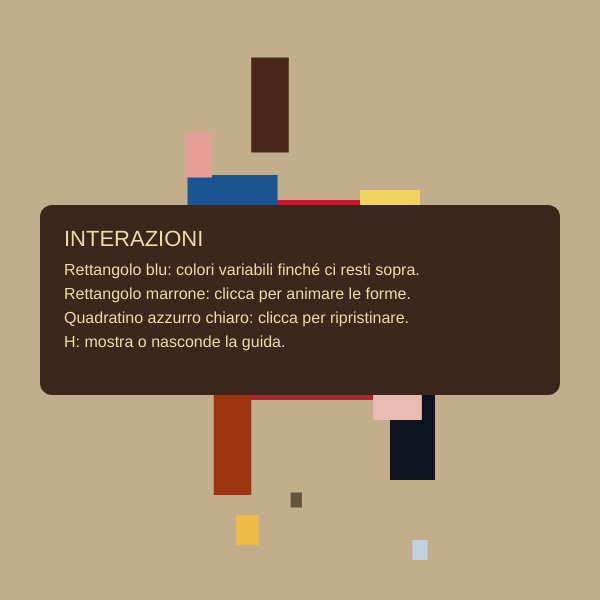
Frame 1 (no input)
Frame 60 (no input): identical to frame 1, image omitted
Frame 120 (the mouse pressed at the canvas centre since frame 60): identical to frame 1, image omitted

The p5.js sketch that drew this single still picture (run headless with seeded random() and noise() and a simulated clock; from frame 60 on, the mouse is pressed at the canvas centre):

// p5.js sketch
// ── sketch.js
// Quadro: Wassily Kandinsky, "13 rettangoli", 1930
// Fonte: https://www.meisterdrucke.it/stampe-d-arte/Wassily-Kandinsky/684131/13-rettangoli.html
// Regola cromatica rigorosa in HSB. Variabili globali dichiarate correttamente all'inizio,
//   movimenti e variazioni dimensionali controllati tramite click sul marrone, e hitbox 
//   del pulsante di reset perfettamente calibrata sulle dimensioni effettive (20x20).

// --- VARIABILI GLOBALI E PARAMETRI ---
let canvasWidth = 600;
let canvasHeight = 600;
let referenceCanvasWidth = 800;
let horizontalScale = canvasWidth / referenceCanvasWidth;

let showInteractionGuide = true;
let interactionGuideWidth = 520;
let interactionGuideHeight = 190;
let interactionGuidePadding = 24;
let interactionGuideTitleSize = 22;
let interactionGuideTextSize = 16;
let interactionGuideLineHeight = 24;
let interactionGuideToggleKey = 'h';

// Fattore di interazione: sale molto lentamente (sul blu), scende rapidamente (quando esci)
let interactionFactor = 0;
let maximumColorVariationMultiplier = 3.5;
let colorVariationMultiplier = 1;

// Valori target e correnti per ogni figura per un'evoluzione cromatica morbida e coerente
let targetShiftRed = 0, currentShiftRed = 0;
let targetShiftBlue1 = 0, currentShiftBlue1 = 0;
let targetShiftBlue2 = 0, currentShiftBlue2 = 0;
let targetShiftAzzurro = 0, currentShiftAzzurro = 0;
let targetShiftYellow1 = 0, currentShiftYellow1 = 0;
let targetShiftYellow2 = 0, currentShiftYellow2 = 0;
let targetShiftBrown1 = 0, currentShiftBrown1 = 0;
let targetShiftBrown2 = 0, currentShiftBrown2 = 0;
let targetShiftDark = 0, currentShiftDark = 0;

// Colori dinamici per i quadratini piccoli
let smallColor1, smallColor2, smallColor3;
let smallColorsAreDynamic = false;

// Flag per l'attivazione dei movimenti e delle variazioni dimensionali (tramite click sul marrone)
let isMoving = false;

// Variabili di animazione e estensione dichiarate globalmente come richiesto
let redPulse = 1.0;
let blueExtW = 120.0;
let blueExtH = 80.0;
let yellowScale = 1.0;
let redPulseVariation = 0.12;
let blueWidthVariation = 30;
let blueHeightVariation = 22;
let yellowScaleVariation = 0.22;
let redMoveX = 0.0;
let redMoveY = 0.0;
let blueRot = 0.0;
let brownDrift = 0.0;
let smallChaos = 0.0;

// Coordinate globali per tracciare la posizione dinamica del quadratino di reset (hitbox precisa)
let currentResetX = 560;
let currentResetY = 550;

function setup() {
  createCanvas(canvasWidth, canvasHeight);
  colorMode(HSB, 360, 100, 100); // Imposta HSB per la gestione intuitiva dei rapporti cromatici
  updateOriginalSmallColors();
}

function draw() {
  // --- VERIFICA PASSAGGIO CURSORE SUL RETTANGOLO BLU ---
  let blueBlock1X = 310, blueBlock1Y = 215, blueBlock1W = 120, blueBlock1H = 80;
  let sketchMouseX = mouseX / horizontalScale;
  let isOverBlue = (abs(sketchMouseX - blueBlock1X) < blueBlock1W / 2 && abs(mouseY - blueBlock1Y) < blueBlock1H / 2);

  let targetFactor = isOverBlue ? 1.0 : 0.0;
  
  // Velocità asimmetrica: salita molto lenta sul blu, discesa rapida all'uscita
  let lerpSpeed = isOverBlue ? 0.003 : 0.08;
  interactionFactor = lerp(interactionFactor, targetFactor, lerpSpeed); 
  colorVariationMultiplier = lerp(1, maximumColorVariationMultiplier, interactionFactor);

  // Aggiornamento cromatico controllato e coerente
  if (isOverBlue && frameCount % 120 === 0) {
    targetShiftRed = random(-30, 30) * colorVariationMultiplier;
    targetShiftBlue1 = random(-25, 25) * colorVariationMultiplier;
    targetShiftBlue2 = random(-25, 25) * colorVariationMultiplier;
    targetShiftAzzurro = random(-20, 20) * colorVariationMultiplier;
    targetShiftYellow1 = random(-30, 30) * colorVariationMultiplier;
    targetShiftYellow2 = random(-30, 30) * colorVariationMultiplier;
    targetShiftBrown1 = random(-15, 15) * colorVariationMultiplier;
    targetShiftBrown2 = random(-15, 15) * colorVariationMultiplier;
    targetShiftDark = random(-20, 20) * colorVariationMultiplier;
  } else if (!isOverBlue && interactionFactor < 0.01) {
    targetShiftRed = 0;
    targetShiftBlue1 = 0;
    targetShiftBlue2 = 0;
    targetShiftAzzurro = 0;
    targetShiftYellow1 = 0;
    targetShiftYellow2 = 0;
    targetShiftBrown1 = 0;
    targetShiftBrown2 = 0;
    targetShiftDark = 0;
    if (smallColorsAreDynamic) {
      updateOriginalSmallColors();
    }
  }

  // Interpolazione continua dei colori
  let colorLerpSpeed = 0.015;
  currentShiftRed = lerp(currentShiftRed, targetShiftRed, colorLerpSpeed);
  currentShiftBlue1 = lerp(currentShiftBlue1, targetShiftBlue1, colorLerpSpeed);
  currentShiftBlue2 = lerp(currentShiftBlue2, targetShiftBlue2, colorLerpSpeed);
  currentShiftAzzurro = lerp(currentShiftAzzurro, targetShiftAzzurro, colorLerpSpeed);
  currentShiftYellow1 = lerp(currentShiftYellow1, targetShiftYellow1, colorLerpSpeed);
  currentShiftYellow2 = lerp(currentShiftYellow2, targetShiftYellow2, colorLerpSpeed);
  currentShiftBrown1 = lerp(currentShiftBrown1, targetShiftBrown1, colorLerpSpeed);
  currentShiftBrown2 = lerp(currentShiftBrown2, targetShiftBrown2, colorLerpSpeed);
  currentShiftDark = lerp(currentShiftDark, targetShiftDark, colorLerpSpeed);

  // --- SFONDO FISSO (Mantiene rigorosamente il colore originale ocra/sabbia) ---
  background(38, 28, 76);

  push();
  scale(horizontalScale, 1);
  rectMode(CENTER);
  noStroke();

  // --- PARAMETRI DI MOVIMENTO E VARIAZIONE ESTENSIONE (LENTO) ---
  let t = frameCount * 0.015;
  
  redMoveX = isMoving ? sin(t * 0.8) * 15 : 0;
  redMoveY = isMoving ? cos(t * 0.6) * 10 : 0;
  
  // Variazioni di estensione / dimensione attivate dal click sul marrone
  redPulse = isMoving ? 1 + sin(t) * redPulseVariation : 1.0;
  blueExtW = isMoving ? 120 + sin(t * 0.7) * blueWidthVariation : 120.0; 
  blueExtH = isMoving ? 80 + cos(t * 0.7) * blueHeightVariation : 80.0;   
  yellowScale = isMoving ? 1 + cos(t * 0.9) * yellowScaleVariation : 1.0; 

  blueRot = isMoving ? sin(t * 0.5) * 0.08 : 0; 
  brownDrift = isMoving ? cos(t * 0.4) * 12 : 0; 
  smallChaos = isMoving ? sin(t * 1.2) * 10 : 0;

  // --- 1. RETTANGOLO ROSSO CENTRALE (Con variazione di estensione) ---
  let currentRedHue = (355 + currentShiftRed + 360) % 360;
  fill(currentRedHue, 84, 74);
  rect(400 + redMoveX, 300 + redMoveY, 200 * redPulse, 200 * redPulse);

  // --- 2. RETTANGOLI BLU E AZZURRI (Con variazione di estensione sul principale) ---
  let currentBlue1 = (212 + currentShiftBlue1 + 360) % 360;
  push();
  translate(310, 215);
  rotate(blueRot);
  fill(currentBlue1, 81, 57);
  rect(0, 0, blueExtW, blueExtH); 
  pop();

  let currentBlue2 = (15 + currentShiftBlue2 + 360) % 360;
  fill(currentBlue2, 90, 63);
  rect(310 - smallChaos, 440 + smallChaos, 50, 110);

  // --- IL PICCOLO QUADRATINO CHIARO (Pulsante di Reset in basso a destra) ---
  // Aggiornamento coordinate in tempo reale
  currentResetX = 560 + smallChaos * 0.5;
  currentResetY = 550 - smallChaos * 0.5;
  
  let currentAzzurro = (210 + currentShiftAzzurro + 360) % 360;
  fill(currentAzzurro, 15, 88);
  rect(currentResetX, currentResetY, 20, 20);

  // --- 3. RETTANGOLI GIALLI (Con variazione di estensione) ---
  let currentYellow1 = (48 + currentShiftYellow1 + 360) % 360;
  fill(currentYellow1, 60, 94);
  rect(520, 230, 80 * yellowScale, 80 * yellowScale); 

  let currentYellow2 = (43 + currentShiftYellow2 + 360) % 360;
  fill(currentYellow2, 70, 92);
  rect(330 + smallChaos, 530 - smallChaos, 30 * yellowScale, 30 * yellowScale); 

  // --- 4. RETTANGOLI MARRONI E SCURI ---
  let brown1X = 360, brown1Y = 105, brown1W = 50, brown1H = 95;
  let brown2X = 460, brown2Y = 260, brown2W = 45, brown2H = 65;

  let currentBrown1 = (18 + currentShiftBrown1 + 360) % 360;
  let currentBrown2 = (15 + currentShiftBrown2 + 360) % 360;

  fill(currentBrown1, 66, 29);
  rect(brown1X + brownDrift, brown1Y, brown1W, brown1H); 

  fill(currentBrown2, 68, 37);
  rect(brown2X, brown2Y - brownDrift * 0.5, brown2W, brown2H);

  // Nero / blu profondo
  let currentDark = (230 + currentShiftDark + 360) % 360;
  fill(currentDark, 50, 12);
  rect(550, 430 + smallChaos, 60, 100);

  // --- 5. QUADRATINI PICCOLI ---
  if (interactionFactor > 0.05 && frameCount % 120 === 0) {
    updateCoherentSmallColors(colorVariationMultiplier);
  }

  fill(smallColor1);
  rect(265 + smallChaos, 155 - smallChaos, 35, 45);

  fill(smallColor2);
  rect(395 - smallChaos * 0.8, 500 + smallChaos * 0.8, 15, 15);

  fill(smallColor3);
  rect(530 + smallChaos * 0.5, 330 - smallChaos * 0.5, 14, 14);

  fill((12 + currentShiftRed * 0.5 + 360) % 360, 26, 92);
  rect(530 - smallChaos, 400 + smallChaos, 65, 40);

  pop();

  if (showInteractionGuide) {
    cursor('default');
  } else {
    let isOverBrown = abs(sketchMouseX - (brown1X + brownDrift)) < brown1W / 2 &&
      abs(mouseY - brown1Y) < brown1H / 2;
    let isOverReset = abs(sketchMouseX - currentResetX) < 10 &&
      abs(mouseY - currentResetY) < 10;

    if (isOverBrown || isOverReset) {
      cursor('pointer');
    } else if (isOverBlue) {
      cursor('crosshair');
    } else {
      cursor('default');
    }
  }

  if (showInteractionGuide) {
    drawInteractionGuide();
  }
}

function drawInteractionGuide() {
  let guideX = (canvasWidth - interactionGuideWidth) / 2;
  let guideY = (canvasHeight - interactionGuideHeight) / 2;

  push();
  rectMode(CORNER);
  noStroke();
  fill(18, 55, 24, 96);
  rect(guideX, guideY, interactionGuideWidth, interactionGuideHeight, 12);

  fill(38, 28, 95);
  textAlign(LEFT, TOP);
  textSize(interactionGuideTitleSize);
  text('INTERAZIONI', guideX + interactionGuidePadding, guideY + interactionGuidePadding);

  textSize(interactionGuideTextSize);
  textLeading(interactionGuideLineHeight);
  text(
    'Rettangolo blu: colori variabili finché ci resti sopra.\n' +
    'Rettangolo marrone: clicca per animare le forme.\n' +
    'Quadratino azzurro chiaro: clicca per ripristinare.\n' +
    'H: mostra o nasconde la guida.',
    guideX + interactionGuidePadding,
    guideY + interactionGuidePadding + interactionGuideTitleSize + 12
  );
  pop();
}

// --- GESTIONE DEI CLICK DEL MOUSE ---
function mousePressed() {
  if (showInteractionGuide) {
    return;
  }

  let brown1X = 360, brown1Y = 105, brown1W = 50, brown1H = 95;

  // 1. Clic sul rettangolo marrone: attiva/disattiva i movimenti e le variazioni dimensionali
  let sketchMouseX = mouseX / horizontalScale;
  let clickedBrown = (abs(sketchMouseX - (brown1X + brownDrift)) < brown1W / 2 && abs(mouseY - brown1Y) < brown1H / 2);
  if (clickedBrown) {
    isMoving = !isMoving; 
  }

  // 2. Clic sul piccolo quadrato chiaro: hitbox rigorosamente commisurata alla dimensione 20x20 (raggio 10)
  let clickedReset = (abs(sketchMouseX - currentResetX) < 10 && abs(mouseY - currentResetY) < 10);
  if (clickedReset) {
    isMoving = false;
    interactionFactor = 0;
    targetShiftRed = 0; currentShiftRed = 0;
    targetShiftBlue1 = 0; currentShiftBlue1 = 0;
    targetShiftBlue2 = 0; currentShiftBlue2 = 0;
    targetShiftAzzurro = 0; currentShiftAzzurro = 0;
    targetShiftYellow1 = 0; currentShiftYellow1 = 0;
    targetShiftYellow2 = 0; currentShiftYellow2 = 0;
    targetShiftBrown1 = 0; currentShiftBrown1 = 0;
    targetShiftBrown2 = 0; currentShiftBrown2 = 0;
    targetShiftDark = 0; currentShiftDark = 0;
    
    // Reset delle variabili globali di animazione/estensione
    redPulse = 1.0;
    blueExtW = 120.0;
    blueExtH = 80.0;
    yellowScale = 1.0;
    redMoveX = 0.0;
    redMoveY = 0.0;
    blueRot = 0.0;
    brownDrift = 0.0;
    smallChaos = 0.0;

    updateOriginalSmallColors();
  }
}

function keyPressed() {
  if (key.toLowerCase() === interactionGuideToggleKey) {
    showInteractionGuide = !showInteractionGuide;
    return false;
  }
}

// --- COLORI ORIGINALI PER I QUADRATINI PICCOLI ---
function updateOriginalSmallColors() {
  smallColor1 = color(6, 35, 90);  // Rosa chiaro originale
  smallColor2 = color(35, 40, 40); // Nero/grigio originale
  smallColor3 = color(4, 38, 88);  // Rosa/pesca originale
  smallColorsAreDynamic = false;
}

// --- VARIAZIONE CROMATICA COERENTE PER I QUADRATINI ---
function updateCoherentSmallColors(variationMultiplier) {
  smallColorsAreDynamic = true;
  smallColor1 = color(
    (6 + random(-15, 15) * variationMultiplier + 360) % 360,
    random(37.5 - 7.5 * variationMultiplier, 37.5 + 7.5 * variationMultiplier),
    random(90 - 5 * variationMultiplier, 90 + 5 * variationMultiplier)
  );
  smallColor2 = color(
    (35 + random(-15, 15) * variationMultiplier + 360) % 360,
    random(42.5 - 7.5 * variationMultiplier, 42.5 + 7.5 * variationMultiplier),
    random(42.5 - 7.5 * variationMultiplier, 42.5 + 7.5 * variationMultiplier)
  );
  smallColor3 = color(
    (4 + random(-15, 15) * variationMultiplier + 360) % 360,
    random(37.5 - 7.5 * variationMultiplier, 37.5 + 7.5 * variationMultiplier),
    random(90 - 5 * variationMultiplier, 90 + 5 * variationMultiplier)
  );
}
